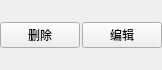
<?xml version="1.0" encoding="UTF-8"?>
<ui version="4.0">
 <class>PhraseOptionWidget</class>
 <widget class="QWidget" name="PhraseOptionWidget">
  <property name="geometry">
   <rect>
    <x>0</x>
    <y>0</y>
    <width>162</width>
    <height>70</height>
   </rect>
  </property>
  <property name="maximumSize">
   <size>
    <width>16777215</width>
    <height>16777215</height>
   </size>
  </property>
  <property name="windowTitle">
   <string>Form</string>
  </property>
  <layout class="QVBoxLayout" name="verticalLayout">
   <property name="spacing">
    <number>0</number>
   </property>
   <property name="leftMargin">
    <number>0</number>
   </property>
   <property name="topMargin">
    <number>0</number>
   </property>
   <property name="rightMargin">
    <number>0</number>
   </property>
   <property name="bottomMargin">
    <number>0</number>
   </property>
   <item>
    <layout class="QHBoxLayout" name="horizontalLayout">
     <property name="spacing">
      <number>0</number>
     </property>
     <item>
      <widget class="QPushButton" name="delete_push_button">
       <property name="minimumSize">
        <size>
         <width>80</width>
         <height>0</height>
        </size>
       </property>
       <property name="maximumSize">
        <size>
         <width>80</width>
         <height>16777215</height>
        </size>
       </property>
       <property name="text">
        <string>删除</string>
       </property>
      </widget>
     </item>
     <item>
      <spacer name="horizontalSpacer">
       <property name="orientation">
        <enum>Qt::Horizontal</enum>
       </property>
       <property name="sizeHint" stdset="0">
        <size>
         <width>40</width>
         <height>20</height>
        </size>
       </property>
      </spacer>
     </item>
     <item>
      <widget class="QPushButton" name="edit_push_button">
       <property name="minimumSize">
        <size>
         <width>80</width>
         <height>0</height>
        </size>
       </property>
       <property name="maximumSize">
        <size>
         <width>80</width>
         <height>16777215</height>
        </size>
       </property>
       <property name="text">
        <string>编辑</string>
       </property>
      </widget>
     </item>
    </layout>
   </item>
  </layout>
 </widget>
 <resources/>
 <connections/>
</ui>
